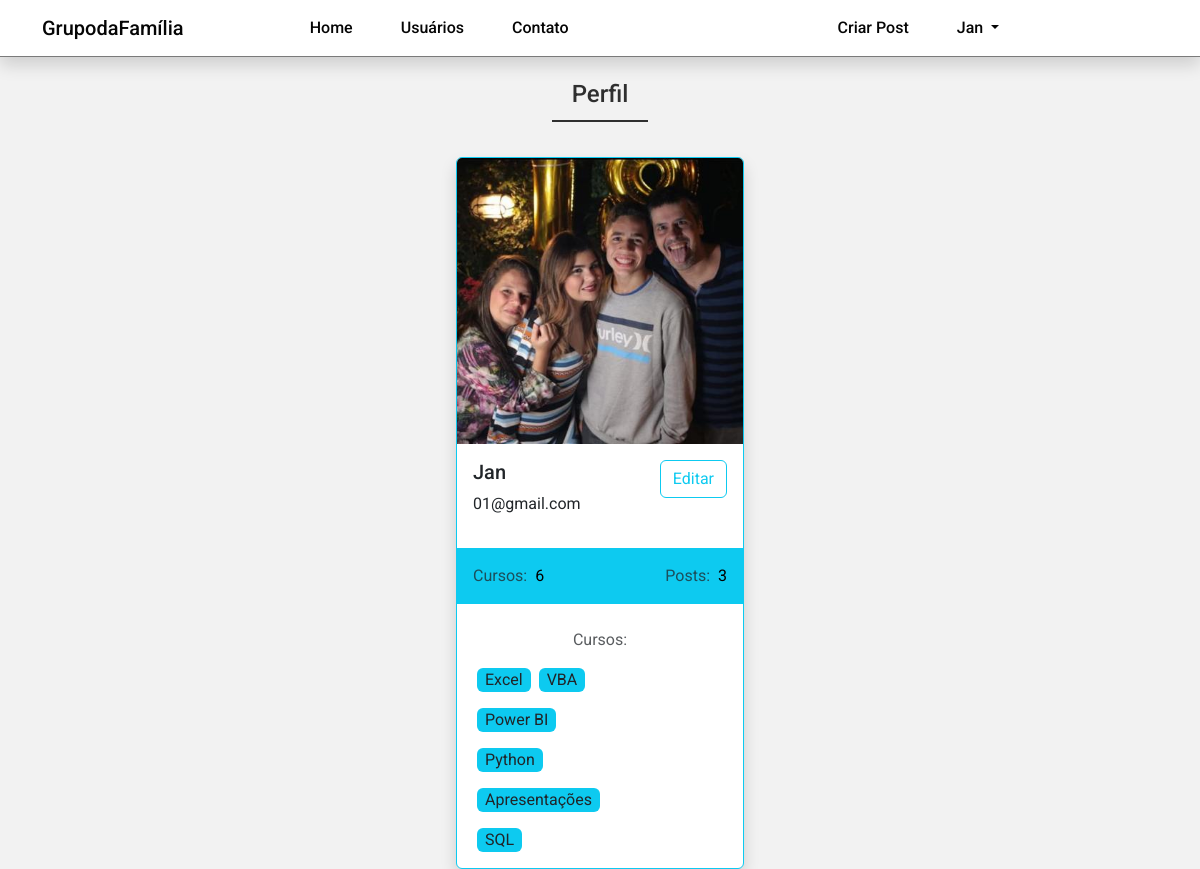
The page /perfil (signed in) on the database its author committed.
### dafamilia/models.py (models this page shows)
class Usuario(database.Model, UserMixin):
    id = database.Column(database.Integer, primary_key=True)
    username = database.Column(database.String, nullable=False)
    email = database.Column(database.String, nullable=False, unique=True)
    senha = database.Column(database.String, nullable=False)
    foto_perfil = database.Column(database.String, default='default.jpg')
    posts = database.relationship('Post', backref='autor', lazy=True)
    cursos = database.Column(database.String, nullable=False, default='Não Informado')
    def contar_posts(self):
        return len(self.posts)

### dafamilia/routes.py (the view)
@app.route('/perfil')
@login_required
def perfil():
    foto_perfil = url_for(
        'static', filename=f'fotos_perfil/{current_user.foto_perfil}')
    return render_template('perfil.html', foto_perfil=foto_perfil)

### dafamilia/models.py (called while the page is built)
@login_manager.user_loader
def load_usuario(id_usuario):
    return Usuario.query.get(int(id_usuario))

### dafamilia/templates/perfil.html (shortened to what this page needs)
{% extends 'base.html' %}
{% block body %}
<h1 class="page-h1">Perfil</h1>
<div class="container">
  <div class="card border border-info shadow mt-5 mx-auto" style="width: 18rem;">
    <img src="{{ foto_perfil }}" class="card-img-top" alt="Foto do Usuário">
    <div class="card-body">
      <div class="row b-0">
          <div class="col-6">
              <h5 class="card-title">{{current_user.username}}</h5>
              <address class="text-start">{{current_user.email}}</address>
          </div>
          <div class="col-6 text-end">
              <a href="{{ url_for('editar_perfil') }}"><button type="button" class="btn btn-outline-info card-link">Editar</button></a>
          </div>
      </div>
    </div>
    <div class="card-stats bg-info p-3">
      <div class="row g-0">
        <div class="col-6 text-start">
            <span class="text-muted ">Cursos:</span>
            {% if 'Não Informado' in current_user.cursos or current_user.cursos == '' %}
              <span class="text-black ms-1">0</span>
            {% else %}
              <span class="text-black ms-1">{{ current_user.cursos.count(';') + 1 }}</span>
            {% endif %}
        </div>
        <div class="col-6 text-end">
            <span class="text-muted ">Posts:</span>
            <span class="text-black ms-1 ">{{ current_user.contar_posts() }}</span>
        </div>
      </div>
    </div>
    <div class="card-body card-courses text-center mt-2">
      <span class="text-muted">Cursos:</span>
      <div class="cursos">
        {% for curso in current_user.cursos.split(';') %}
          <span class="bg-info mt-3 px-2 mx-1 text-gray text-light-dark rounded">{{ curso }}</span>
        {% endfor %}
      </div>
  </div>
{% endblock %}

### dafamilia/templates/navbar.html (shortened to what this page needs)
   <nav class="navbar navbar-expand-lg fixed-top bg-primary-color shadow" id="navbar">
        <div class="container">
			<a class="navbar-brand primary-color" href="{{ url_for('home') }}">GrupodaFamília</a>
            <div class="collapse navbar-collapse" id="navbar-items">
                <ul class="navbar-nav me-auto mb-2 mb-lg-0">
                    <li class="nav-item">
						<a class="nav-link primary-color" href="{{ url_for('home') }}">Home</a>
					</li>
                    <li class="nav-item">
						<a class="nav-link primary-color" href="{{ url_for('usuarios') }}">Usuários</a>
					</li>
                    <li class="nav-item">
						<a class="nav-link primary-color" href="{{ url_for('contato') }}">Contato</a>
					</li>
				</ul>
				<ul class="navbar-nav d-flex">
					{% if current_user.is_authenticated %}
						<li class="nav-item">
							<a class="nav-link primary-color login" href="{{ url_for('criar_post') }}">Criar Post</a>
						</li>
						<li class="nav-item dropdown">
							<a class="nav-link  primary-color dropdown-toggle" href="#" id="navbarDropdownMenuLink" role="button" data-bs-toggle="dropdown" aria-expanded="false">
								{{ current_user.username}}
							</a>
						</li>
					{% endif %}
				</ul>
            </div>
        </div>
    </nav>

### dafamilia/static/main.css (style rules this page uses)
* { font-family: 'Roboto', sans-serif; }
body { background-color: #f2f2f2; }
.bg-primary-color { background-color: #fff; }
.primary-color { color: #050505; }
.page-h1 { display: flex; justify-content: center; margin: 5rem 0 2rem; color: #2f2f2f; font-size: 1.5rem; font-weight: 500; position:relative; }
.page-h1::after { width: 6rem; border-bottom: 2px solid #2f2f2f; content: ''; position: absolute; top: 2.5rem; }
#navbar { border-bottom: 1px solid #7a7a7a; box-shadow: 2px 2px 2px 1px rgba(0, 0, 0, 0.1); font-weight: 500; font-size: 1rem; margin-bottom: 3rem; min-width: 1vh; }
.navbar-brand { display: flex; }
#navbar-items .navbar-nav { display: flex; justify-content: center; width: 100%; }
#navbar-items .nav-item { margin: 0 1em; }
.cursos { width: 120px; display: flex; flex-direction: row; flex-wrap: wrap; }

### rows shown on the page
Usuario: username "Jan", email "01@gmail.com", cursos "6"

### other values the page prints
{{ current_user.contar_posts() }} "3"
{{ curso }} "Excel" "VBA" "Power BI" "Python" "Apresentações" "SQL"
